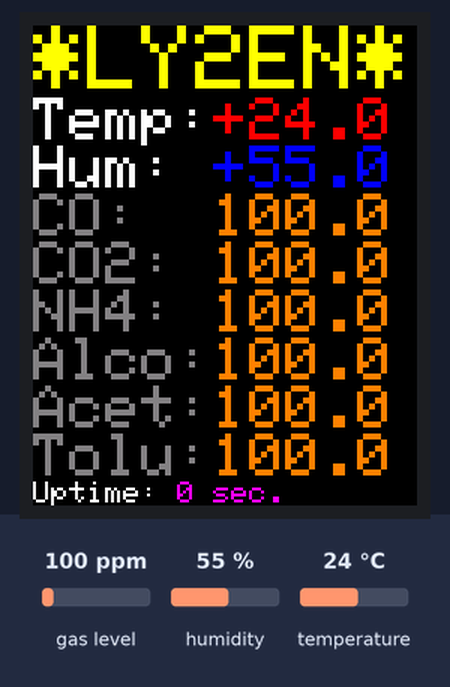
The sketch below on a simulated Arduino Uno, built with avr-gcc and run on an emulated ATmega328P. Parts: 128×160 colour display. The test bench sets the inputs (shaded band); at power-on: temperature 24 °C, gas level 100 ppm, humidity 55 %. What the sketch prints to the serial monitor is not drawn.

Above: at 1.3 s.
1.4 s: temperature set to 28 °C
At 11.1 s:
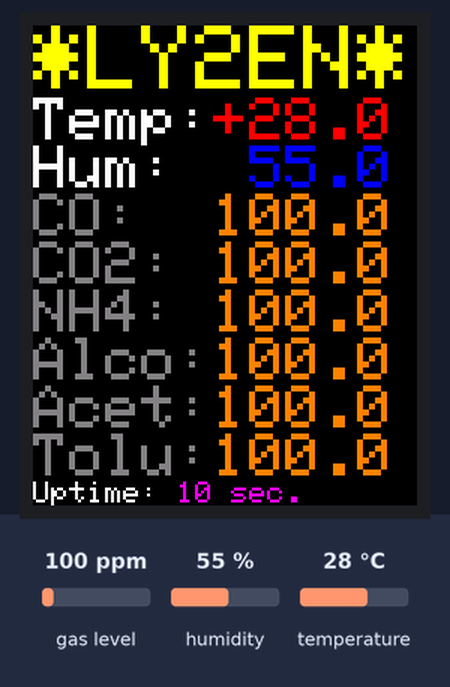
11.7 s: gas level set to 20 ppm
At 21.4 s:
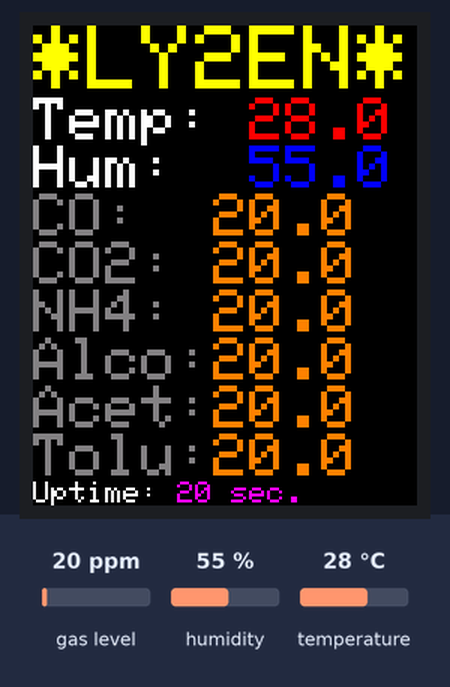
21.7 s: humidity set to 22 %
At 31.5 s:
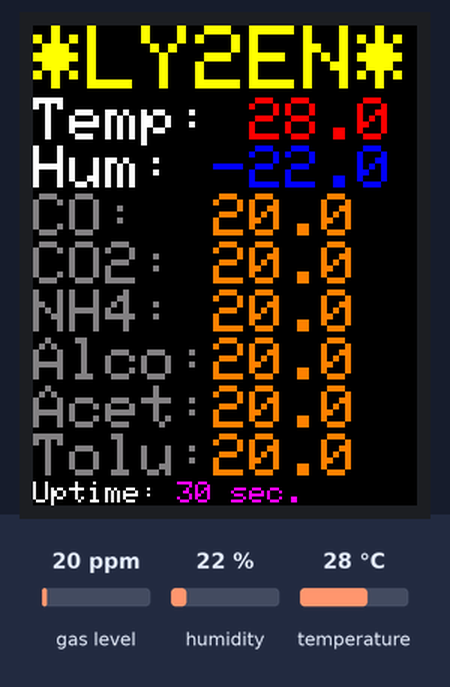
31.8 s: gas level set to 250 ppm
At 41.0 s:
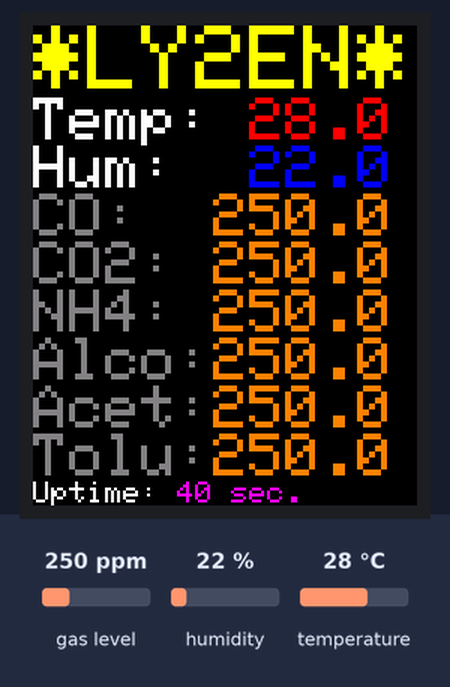
41.8 s: humidity set to 40 %
At 51.4 s:
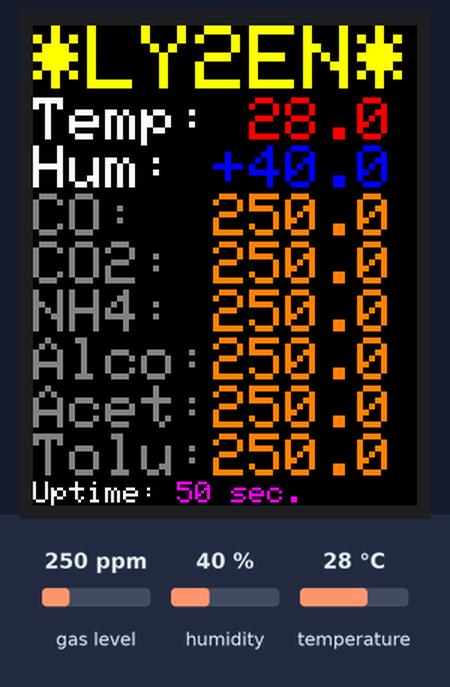
51.9 s: gas level set to 500 ppm
At 61.8 s:
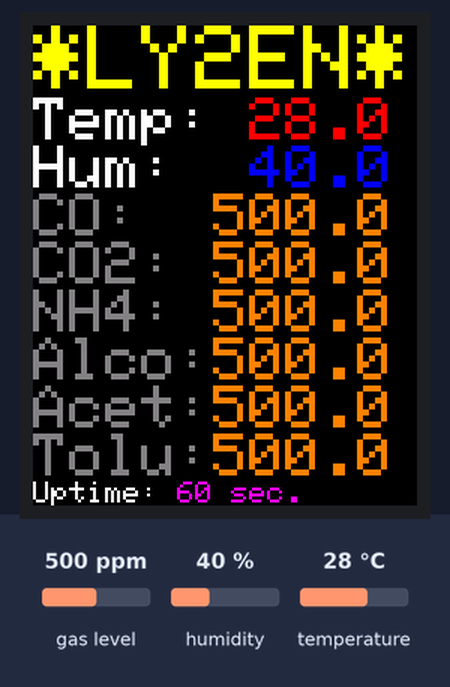
Timing chart, 0 to 62.9 s (numbered marks = the images above; inputs shaded):
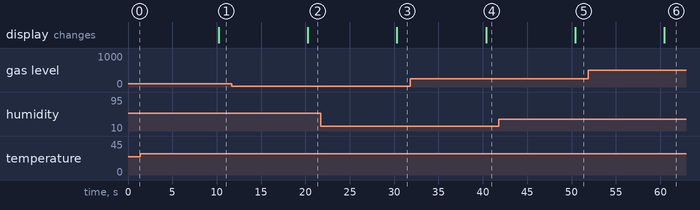

Measured:
- after the input at 1.4 s, the display: changes after 8.8 s (image 1)
- after the input at 11.7 s, the display: changes after 8.6 s (image 2)
- after the input at 21.7 s, the display: changes after 8.6 s (image 3)
- after the input at 31.8 s, the display: changes after 8.6 s (image 4)
- after the input at 41.8 s, the display: changes after 8.6 s (image 5)
- after the input at 51.9 s, the display: changes after 8.6 s (image 6)

The sketch:

arduino-lcd-airsensor.ino
```cpp
/**************************************************************************

 **************************************************************************/

#include <Adafruit_GFX.h>
#include <Adafruit_ST7735.h>
#include <SPI.h>
#include <dhtnew.h>
#include <MQUnifiedsensor.h>

#define TFT_CS   4  // CS
#define TFT_DC   7  // A0
#define TFT_MOSI 6  // Data out SDA
#define TFT_SCLK 5  // Clock out SCK
#define TFT_RST  8  // RST

#define ST7735_GRAY    0x8410

Adafruit_ST7735 tft = Adafruit_ST7735(TFT_CS, TFT_DC, TFT_MOSI, TFT_SCLK, TFT_RST);
DHTNEW dhtSensor(10);

#define board "Arduino UNO"
#define Voltage_Resolution 5
#define pin A0 //Analog input 0 of your arduino
#define type "MQ-135" //MQ135
#define ADC_Bit_Resolution 10
#define RatioMQ135CleanAir 3.6

MQUnifiedsensor MQ135Sensor(board, Voltage_Resolution, ADC_Bit_Resolution, pin, type);

float temp;
float humd;

float temp_prev = 0;
float humd_prev = 0;

void setup(void) {
  Serial.begin(9600);
  Serial.print(F("LY2EN air module testing"));

  MQ135Sensor.setRegressionMethod(1);
  MQ135Sensor.init();

  tft.initR(INITR_BLACKTAB);
  // tft.initR(INITR_GREENTAB);
  // tft.setSPISpeed(40000000);

  Serial.println(F("Initialized"));

  uint16_t time = millis();
  time = millis() - time;

  Serial.println(time, DEC);

  Serial.println("done");

}

void loop() {

// if (millis() - mySensor.lastRead() > 2000)
  dhtSensor.read();

  temp = dhtSensor.getTemperature();
  humd = dhtSensor.getHumidity();

  MQ135Sensor.update();

  MQ135Sensor.setA(605.18); MQ135Sensor.setB(-3.937);
  float CO = MQ135Sensor.readSensor();

  MQ135Sensor.setA(77.255); MQ135Sensor.setB(-3.18);
  float Alcohol = MQ135Sensor.readSensor();

  MQ135Sensor.setA(110.47); MQ135Sensor.setB(-2.862);
  float CO2 = MQ135Sensor.readSensor();

  MQ135Sensor.setA(44.947); MQ135Sensor.setB(-3.445);
  float Toluene = MQ135Sensor.readSensor();

  MQ135Sensor.setA(102.2 ); MQ135Sensor.setB(-2.473);
  float NH4 = MQ135Sensor.readSensor();

  MQ135Sensor.setA(34.668); MQ135Sensor.setB(-3.369);
  float Acetone = MQ135Sensor.readSensor();


  tft.fillScreen(ST77XX_BLACK);

  tft.setCursor(0, 0);
  tft.setTextSize(3);
  tft.setTextColor(ST77XX_YELLOW);
  tft.println("*LY2EN*");

  tft.setTextSize(2);

  tft.setTextColor(ST77XX_WHITE);
  tft.print("Temp:");
  tft.setTextColor(ST77XX_RED);
  tft.print(stateChange(temp, temp_prev));
  tft.println(temp,1);

  tft.setTextColor(ST77XX_WHITE);
  tft.print("Hum: ");
  tft.setTextColor(ST77XX_BLUE);
  tft.print(stateChange(humd, humd_prev));
  tft.println(humd,1);

  tft.setTextColor(ST7735_GRAY);
  tft.print("CO:  ");
  tft.setTextColor(ST77XX_ORANGE);
  tft.println(CO,1);

  tft.setTextColor(ST7735_GRAY);
  tft.print("CO2: ");
  tft.setTextColor(ST77XX_ORANGE);
  tft.println(CO,1);

  tft.setTextColor(ST7735_GRAY);
  tft.print("NH4: ");
  tft.setTextColor(ST77XX_ORANGE);
  tft.println(NH4,1);

  tft.setTextColor(ST7735_GRAY);
  tft.print("Alco:");
  tft.setTextColor(ST77XX_ORANGE);
  tft.println(Alcohol,1);

  tft.setTextColor(ST7735_GRAY);
  tft.print("Acet:");
  tft.setTextColor(ST77XX_ORANGE);
  tft.println(Acetone,1);

  tft.setTextColor(ST7735_GRAY);
  tft.print("Tolu:");
  tft.setTextColor(ST77XX_ORANGE);
  tft.println(Toluene,1);

  tft.setTextSize(1);
  tft.setTextColor(ST77XX_WHITE);
  tft.print("Uptime: ");
  tft.setTextColor(ST77XX_MAGENTA);
  tft.print(millis() / 1000);
  tft.println(" sec.");

  temp_prev = temp;
  humd_prev = humd;

  delay(10000);
}

char stateChange(float curr, float prev) {
  if (curr > prev) return '+';
  if (curr < prev) return '-';
  return ' ';
}
```
